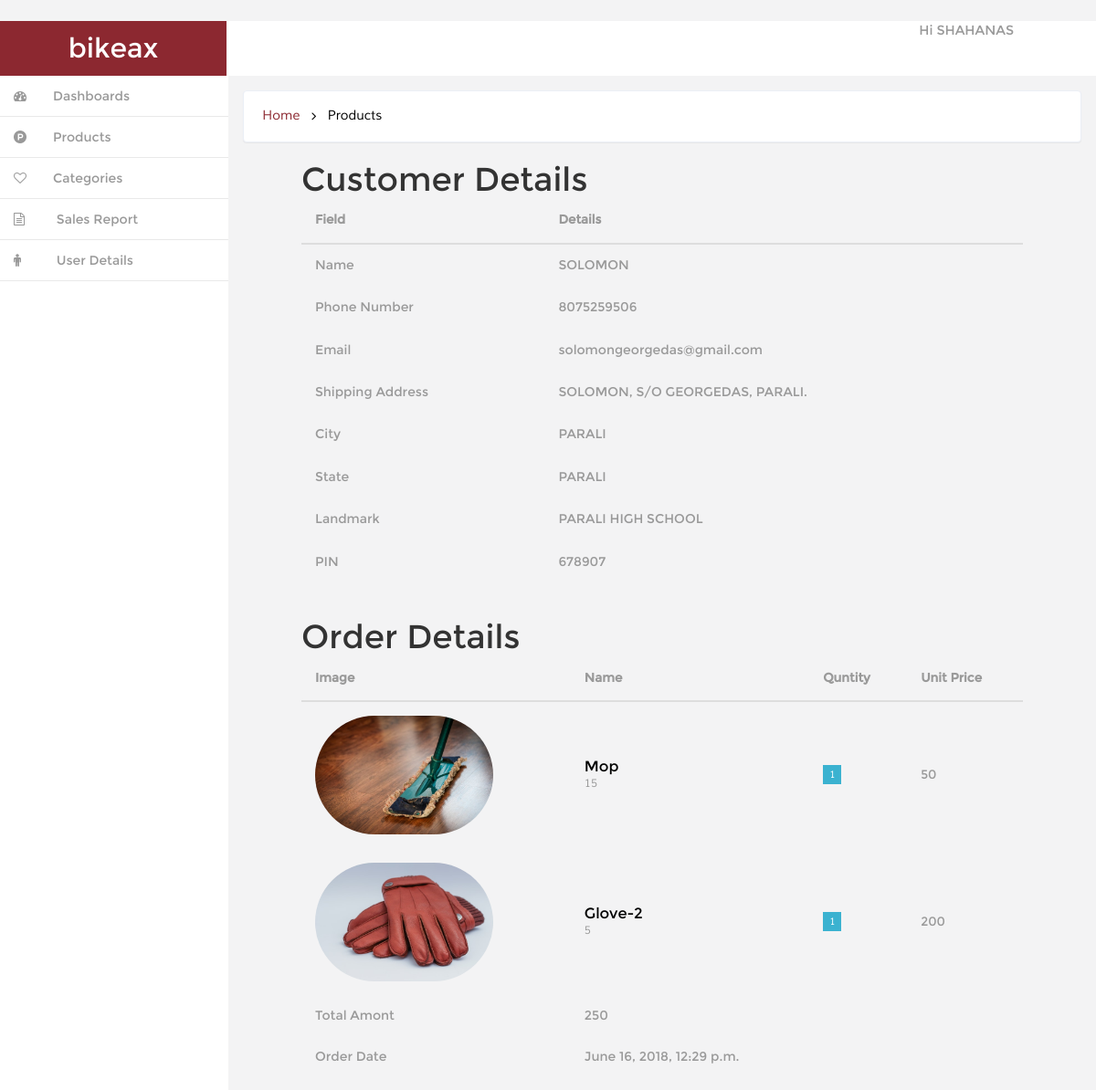
Screenshot of /orderdet/10/ (signed in) with the database file from the repository.
### ecom/models.py (models this page shows, shortened)
class Order(models.Model):
	user = models.ForeignKey(CustomerDetail, on_delete=models.CASCADE, blank=True, null=True)
	totalamount = models.IntegerField(blank=True, null=True, default=0)
	checkout_date = models.DateTimeField(blank=True, null=True)

class CustomerDetail(models.Model):
	user = user=models.OneToOneField(User,on_delete=models.CASCADE)
	name = models.CharField(max_length=30, blank=True)
	phonenumber=models.IntegerField(default=0, blank=True, null=True)
	Email=models.CharField(max_length=30, blank=True)
	ShippingAddress=models.TextField(max_length=50, blank=True, null=True)
	City=models.CharField(max_length=20,blank=True)
	State=models.CharField(max_length=20,blank=True)
	Landmark=models.CharField(max_length=30,blank=True)
	Pincode=models.IntegerField(default=0, blank=True, null=True)

class Cartm(models.Model):
	order = models.ForeignKey(Order, related_name="cartorder", on_delete=models.CASCADE, blank=True, null=True)
	product =models.ForeignKey(Product, blank=True, null=True)
	quantity = models.IntegerField(null=True, blank=True)
	amount =models.IntegerField(default=0,null=True,blank=True)

class Product(models.Model):
	Categories=models.ForeignKey(Category,on_delete=models.CASCADE)
	Name=models.CharField(max_length=20,blank=True )
	Image=models.FileField(upload_to='media/',null=True,blank=True)
	IDorSNO=models.IntegerField(default=0,null=True,blank=True)
	Description=models.TextField(max_length=50,null=True,blank=True)
	Price=models.IntegerField(default=0,null=True,blank=True)
	NumbersAvailable=models.IntegerField(default=0,null=True,blank=True)

### ecom/views.py (the view)
# urls.py: url(r'^orderdet/(?P<pk>\d+)/', orderdet, name='orderdet'),
@user_passes_test(lambda u:u.is_superuser)
def orderdet(request, pk):
    order=Order.objects.get(pk=pk)
    items = Cartm.objects.filter(order=order)
    return render(request,'backend/orderdetails.html' ,{'order':order, 'items':items})

### ecom/context_processor.py (called while the page is built)
def cart(request):
    return {'cart': Cart(request)}

### templates/backend/orderdetails.html (shortened to what this page needs)
{% extends 'backend/index.html' %}
{% block breadcrump %} Products {% endblock %}
{% block contentmain %}
<div style="margin:5px 80px 5px 80px;">
  <h1>Customer Details</h1>
   <table class="table">
                       <thead>
                      <tr>
                          <th>Field</th>
                          <th>Details</th>
                      </tr>
                      </thead>
                      <tbody>
                          <tr class="table-row">
                              <td class="table-img">
                                 <h5>Name</h5>
                              </td>
                              <td class="table-text">
                              	<h5>{{ order.user.name}}</h5>
                              </td>
                          </tr>
                          <tr class="table-row">
                              <td class="table-img">
                                 <h5>Phone Number</h5>
                              </td>
                              <td class="table-text">
                                <h5>{{ order.user.phonenumber}}</h5>
                              </td>
                          </tr>
                          <tr class="table-row">
                              <td class="table-img">
                                 <h5>Email</h5>
                              </td>
                              <td class="table-text">
                                <h5>{{ order.user.Email}}</h5>
                              </td>
                          </tr>
                          <tr class="table-row">
                              <td class="table-img">
                                 <h5>Shipping Address</h5>
                              </td>
                              <td class="table-text">
                                <h5>{{ order.user.ShippingAddress }}</h5>
                              </td>
                          </tr>
                          <tr class="table-row">
                              <td class="table-img">
                                 <h5>City</h5>
                              </td>
                              <td class="table-text">
                                <h5>{{ order.user.City}}</h5>
                              </td>
                          </tr>
                          <tr class="table-row">
                              <td class="table-img">
                                 <h5>State</h5>
                              </td>
                              <td class="table-text">
                                <h5>{{ order.user.State}}</h5>
                              </td>
                          </tr>
                          <tr class="table-row">
                              <td class="table-img">
                                 <h5>Landmark</h5>
                              </td>
                              <td class="table-text">
                                <h5>{{ order.user.Landmark}}</h5>
                              </td>
                          </tr>
                          <tr class="table-row">
                              <td class="table-img">
                                 <h5>PIN</h5>
                              </td>
                              <td class="table-text">
                                <h5>{{ order.user.Pincode}}</h5>
                              </td>
                          </tr>
                      </tbody>
                  </table>
</div>
<div style="margin:40px 80px 5px 80px;">
<h1>Order Details</h1>
 <table class="table">
                <thead>
                  <tr>
                      <th>Image</th>
                      <th>Name</th>
                      <th>Quntity</th>
                      <th>Unit Price</th>
                  </tr>
                  </thead>
                  <tbody>
                  {% for it in items %}
                      <tr class="table-row">
                          <td class="table-img">
                             {% if it.product.Image %}<img src="{{ it.product.Image.url }}" alt="" style="height: 130px; width: auto"/>{% endif %}
                          </td>
                          <td class="table-text">
                            <h6>{{ it.product.Name }}</h6>
                              <p>{{ it.product.IDorSNO }}</p>
                          </td>
                          <td>
                            <span class="fam">{{ it.quantity }}</span>
                          </td>
                          <td class="march">
                             {{ it.amount }}
                          </td>
                      </tr>
                       {% endfor %}
                       <tr class="">
                           <td class="">
                              <h5>Total Amont</h5>
                           </td>
                           <td class="table-text">
                             <h5>{{ order.totalamount }}</h5>
                           </td>
                       </tr>
                       <tr class="">
                           <td class="">
                              <h5>Order Date</h5>
                           </td>
                           <td class="table-text">
                             <h5>{{ order.checkout_date }}</h5>
                           </td>
                       </tr>
                       <tr class="">
                           <td class="">
                           </td>
                           <td class="table-text">
                           </td>
                       </tr>
                     </tbody>
                </table>
              </div>
{% endblock %}

### templates/backend/index.html (shortened to what this page needs)
<!DOCTYPE HTML>
{% load static %}
<html>
<head>
<link href="{% static 'backend/css/bootstrap.min.css'%}"  rel='stylesheet' type='text/css' />
<link href="{% static 'backend/css/style.css'%}" rel='stylesheet' type='text/css' />
<link href="{% static 'backend/css/font-awesome.css'%}" rel="stylesheet">
<link href="{% static 'backend/css/custom.css'%}" rel="stylesheet">
</head>
<body>
<div id="wrapper">
        <nav class="navbar-default navbar-static-top" role="navigation">
             <div class="navbar-header">
	               <h1> <a class="navbar-brand" href="index.html">bikeax</a></h1>
			   </div>
			 <div class=" border-bottom">
		    <div class="drop-men" >
		        <ul class=" nav_1">
					<li class="dropdown" style="margin-right:90px;">
		              <a href="#" class="dropdown-toggle dropdown-at" data-toggle="dropdown">
		              <span class=" name-caret">Hi {{ user }}</span></a>
		            </li>
		        </ul>
		     </div>
			<div class="clearfix">
     </div>
		    <div class="navbar-default sidebar" role="navigation">
                <div class="sidebar-nav navbar-collapse">
                <ul class="nav" id="side-menu">
                    <li>
                        <a href="{% url 'dashboard' %}" class=" hvr-bounce-to-right"><i class="fa fa-dashboard nav_icon "></i><span class="nav-label">Dashboards</span> </a>
                    </li>
                      <li>
                        <a href="{% url 'dashproduct' %}" class=" hvr-bounce-to-right"><i class="fa fa-product-hunt nav_icon "></i><span class="nav-label">Products</span> </a>
                    </li>
                      <li>
                        <a href="{% url 'dashcategory' %}" class=" hvr-bounce-to-right"><i class="fa fa-heart-o nav_icon "></i><span class="nav-label">Categories</span> </a>
                    </li>
					 <li>
                        <a href="{% url 'sales' %}" class=" hvr-bounce-to-right"><i class="fa fa-file-text-o  nav_icon"></i> <span class="nav-label">Sales Report</span> </a>
                    </li>
                    <li>
                        <a href="/user_detail/" class=" hvr-bounce-to-right"><i class="fa fa-male nav_icon"></i> <span class="nav-label">User Details</span> </a>
                    </li>
                </ul>
            </div>
			</div>
        </nav>
        <div id="page-wrapper" class="gray-bg dashbard-1">
       <div class="content-main">
		    <div class="banner">
				<h2>
				<a href="/dashbard/">Home</a>
				<i class="fa fa-angle-right"></i>
				<span>{% block breadcrump %} Dashboard {% endblock %}</span>
				</h2>
		    </div>
		<div class="content-top">
			{% block contentmain %}{% endblock %}
		</div>
			       </div>
						 	       </div>
	       </div>
</body>
</html>

### static/backend/css/style.css (style rules this page uses)
h4, h5, h6, h1, h2, h3 { margin: 0; }
ul, ol { margin: 0;padding: 0; }
p { margin: 0; }
html, body { font-family:'Montserrat-Regular'; font-size: 100%; background:#F3F3F4; overflow-x: hidden; }
body a { transition:0.5s all; -webkit-transition:0.5s all; -moz-transition:0.5s all; -o-transition:0.5s all; -ms-transition:0.5s all; }
div#wrapper { background-color: #fff; }
.navbar-default.sidebar { background-color: #fff; }
h1 a.navbar-brand { color: #fff !important; font-size: 30px; font-weight: 500; padding: 20px 0px; background: #8c2830; text-align: center; width:248px; height: 60px; }
i.nav_icon { color: #fff; margin-right:6px; }
.sidebar ul li a { color: #999; font-size:14px; }
.hvr-bounce-to-right { display: inline-block; vertical-align: middle; -webkit-transform: translateZ(0); transform: translateZ(0); box-shadow: 0 0 1px rgba(0, 0, 0, 0); -webkit-backface-visibility: hidden; backface-visibility: hidden; -moz-osx-font-smoothing: grayscale; position: relative; -webkit-transition-property: color; transition-property: color; -webkit-transition-duration: 0.5s; transition-duration: 0.5s; }
.hvr-bounce-to-right:before { content: ""; position: absolute; z-index: -1; top: 0; left: 0; right: 80%; bottom: 0; background:#7f8c8d; -webkit-transform: scaleX(0); transform: scaleX(0); -webkit-transform-origin: 0 50%; transform-origin: 0 50%; -webkit-transition-property: transform; transition-property: transform; -webkit-transition-duration: 0.5s; transition-duration: 0.5s; -webkit-transition-timing-function: ease-out; transition-timing-function: ease-out; }
.nav > li > a { color: #999; font-weight:500; padding: 0px 20px 0px 0px; font-size: 0.85em; border-bottom: 1px solid #E9E9E9; }
.nav > li > a i { margin-right: 14px; }
i.nav_icon { color: #999; padding: 15px; width: 44px; height: 44px; }
@media (min-width: 768px) { #page-wrapper { position: inherit; margin: 0 0 0 240px; min-height: 1000px; } }
a.dropdown-toggle.dropdown-at { border-bottom: none; }
.content-main { background-color: #F3F3F4; padding-top: 1em; }
.border-bottom { background-color: #fff; }
.drop-men { float: right; }
.dropdown-at { padding: 0 !important; position: relative; color: #999; font-size: 0.9em; text-decoration: none ; }
.dropdown, .dropup { display: inline-block; padding:0; }
.banner { background: #fff; display: block; margin: 0em 1em ; padding:1em; border: 1px solid #ebeff6; border-color: #ebeff6; border-radius: 4px; -webkit-border-radius: 4px; -o-border-radius: 4px; -moz-border-radius: 4px; -ms-border-radius: 4px; -webkit-box-shadow: 0 1px 1px rgba(0,0,0,.05); box-shadow: 0 1px 1px rgba(0,0,0,.05); }
.banner h2 { font-size:0.9em; }
.banner h2 a { color:#8c2830; text-decoration:none; font-family: 'Muli-Regular'; padding:0.3em ; }
.banner h2 span { color:#000; font-family: 'Muli-Regular'; padding:0.3em ; }
.banner h2 i { color:#000; vertical-align:middle; padding:0.3em ; }
.content-top { padding: 1em 0; }
.table td, .table>tbody>tr>td, .table>tbody>tr>th, .table>tfoot>tr>td, .table>tfoot>tr>th, .table>thead>tr>td, .table>thead>tr>th { padding: 15px !important; font-size: 0.85em; color: #999; border-top: none !important; }
.table-img img { border-radius: 100px; -webkit-border-radius: 100px; -o-border-radius: 100px; -moz-border-radius: 100px; -ms-border-radius: 100px; }
.table-row td { font-size: 1em; padding: 15px 8px 15px !important; line-height: 1.42857143; vertical-align:middle !important; border-top: 1px solid #ddd; }
td.table-text h6 { font-size: 1.2em; color:#000; }
td.table-text p { font-size:0.9em; line-height: 1.5em; font-family: 'Muli-Regular'; color:#999; }
td span { color:#fff; font-size: 0.8em; padding: 4px 7px; font-family: 'Muli-Regular'; }
td span.fam { color:#fff; font-size: 0.8em; padding: 4px 7px; font-family: 'Muli-Regular'; }
td span.fam { background:#3BB2D0; }
.table { margin-bottom: 0; }
tr.table-row { border-top: 1px solid #F3F3F4; }

### static/backend/css/custom.css (style rules this page uses)
#wrapper { width: 100%; }
#page-wrapper { min-height: 568px; }
@media (min-width:768px) { #page-wrapper { position: inherit; margin: 0 0 0 250px; } }
.sidebar .sidebar-nav.navbar-collapse { padding-right: 0; padding-left: 0; }
@media (min-width:768px) { .sidebar { z-index: 1; position: absolute; width: 250px; } }

### rows the page displays
Order: user.name "SOLOMON", user.phonenumber "8075259506", user.Email "solomongeorgedas@gmail.com", user.ShippingAddress "SOLOMON, S/O GEORGEDAS, PARALI.", user.City "PARALI", user.State "PARALI", user.Landmark "PARALI HIGH SCHOOL", user.Pincode "678907", totalamount "250", checkout_date "June 16, 2018, 12:29 p.m."
Cartm: product.Image (picture), product.Name "Mop", product.IDorSNO "15", quantity "1", amount "50"
Cartm: product.Image (picture), product.Name "Glove-2", product.IDorSNO "5", quantity "1", amount "200"

### other values shown
{{ user }} "SHAHANAS"
